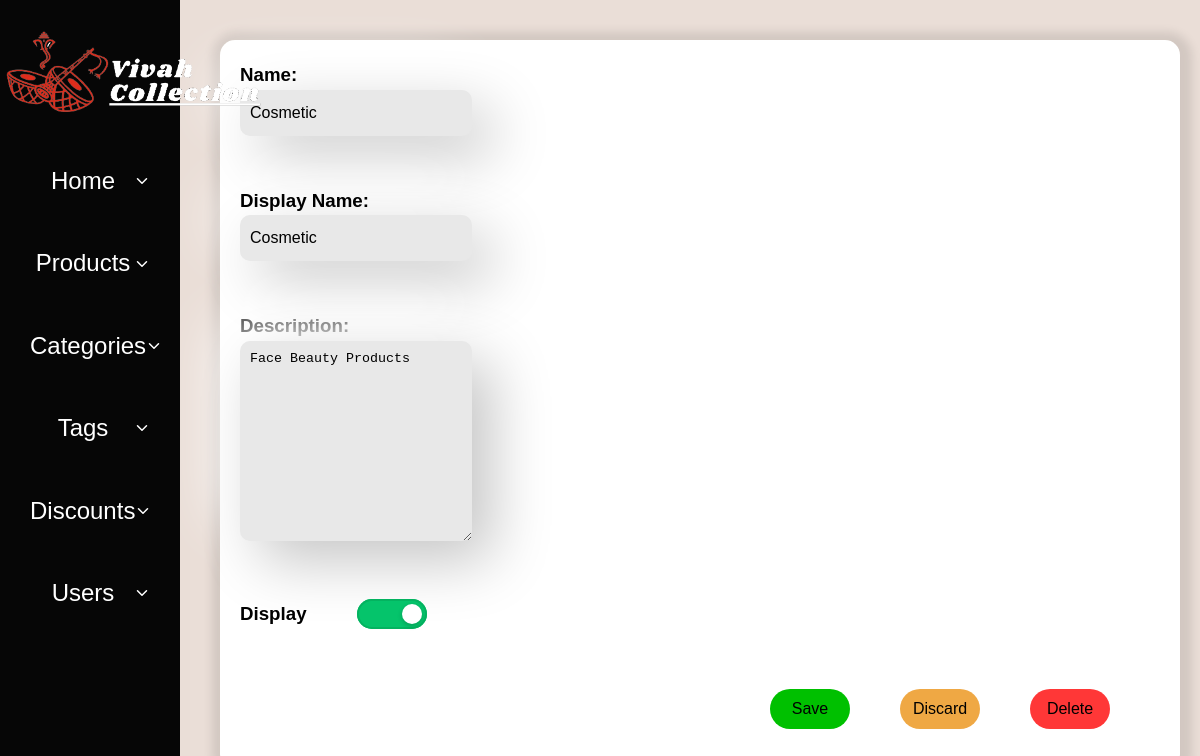
Screenshot of /dashboard/category/16 (signed in) with the database file from the repository.
### inventory/models.py (models this page shows, shortened)
class Category(models.Model):
    category_id = models.AutoField(primary_key=True)
    name = models.CharField(max_length=200)
    display_name = models.CharField(max_length=200)
    description = models.TextField(blank=True, null=True)
    display = models.BooleanField(blank=False,default=True)

### dashboard/views.py (the view)
# urls.py: path('dashboard/category',categories,name='dashboard-category'),
@login_required(login_url='login')
def category(request: Request,id):
    category = get_categories(id)[0]
    context = {
        'category': category,
    }
    return render(request,'dashboard/category/category.html',context=context)

### inventory/utils.py (called while the page is built)
def get_categories(id:int = None):
    if id:
        categories = Category.objects.all().filter(category_id=id)
    else:
        categories = Category.objects.all()
    return categories

### templates/dashboard/category/category.html (shortened to what this page needs)
{% extends "dashboard/dashboard.html" %}
{% block link %}
{% load static %}
<link rel="stylesheet" href="{% static "css/dashboard/category.css" %}">
<link rel="stylesheet" href="{% static "css/dashboard/product.css" %}">
{% endblock link %}
{% block dashboard-containt %}
<form action="{% url "add-category" %}" method="POST">
    <div class="container">
        <div class="category-info">
            <div class="product-name">
                <h3>Name:</h3>
                <input type="text" name="category_name_input" id="category_name_input" value={{category.name}} class="input" required>
            </div>
            <div class="product-name">
                <h3>Display Name:</h3>
                <input type="text" name="category_displayName_input" id="category_displayName_input" value={{category.display_name}} class="input" required>
            </div>
            <div class="product-description">
                <h3>Description:</h3>
                <textarea name="category_description_input" id="category_description_input" class="input">{{category.description}}</textarea>
            </div>
            <div class="product-featured">
                <h3>Display</h3>
                <label class="toggle-switch">
                    <div class="toggle-switch-background">
                    <div class="toggle-switch-handle"></div>
                    </div>
                </label>
            </div>
        </div>
        <div class="function-buttons-container">
            <div class="delete">
                <a href="{% url "DeleteCategory" category.category_id%}"><button type="button" class="function-button">Delete</button></a>
            </div>
            <div class="discard">
                <a href="{% url "dashboard-category" %}"><button type="button" class="function-button">Discard</button></a>
            </div>
            <div class="save">
                <button type="submit" class="function-button">Save</button>
            </div>
        </div>
    </form>
</div>
{% endblock %}

### static/css/dashboard/dashboard.css (style rules this page uses)
* { padding: 0; margin: 0; }

### static/css/base.css (style rules this page uses)
* { margin: 0; padding: 0; }
:root { --hoockers-green_20: hsl(148, 20%, 38%, 0.2); --pale-spring-bud: hsl(60, 68%, 85%); --hoockers-green: hsl(148, 20%, 38%); --spanish-gray: hsl(0, 0%, 61%); --light-gray: hsl(0, 0%, 80%); --cultured-1: hsl(0, 0%, 97%); --cultured-2: hsl(60, 6%, 93%); --gray-web: hsl(0, 0%, 49%); --white_30: hsl(0, 0%, 100%, 0.3); --black_70: hsla(0, 0%, 0%, 0.7); --black_50: hsla(0, 0%, 0%, 0.5); --black_15: hsla(0, 0%, 0%, 0.15); --black_10: hsla(0, 0%, 0%, 0.1); --black_5: hsla(0, 0%, 0%, 0.05); --white: hsl(0, 0%, 100%); --black: hsl(0, 0%, 0%); --sonic-silver: hsl(0, 0%, 47%); --eerie-black: hsl(0, 0%, 13%); --salmon-pink: hsl(353, 100%, 78%); --sandy-brown: hsl(29, 90%, 65%); --bittersweet: hsl(0, 100%, 70%); --ocean-green: hsl(152, 51%, 52%); --davys-gray: hsl(0, 0%, 33%); --cultured: hsl(0, 0%, 93%); --onyx: hsl(0, 0%, 27%); --border-radius-md: 10px; --border-radius-sm: 5px; --gradient: linear-gradient(to right, transparent 50%, var(--white_30) 100%); --ff-urbanist: 'Urbanist', sans-serif; --fs-1: 4.8rem; --fs-2: 4rem; --fs-3: 3.4rem; --fs-4: 2.4rem; --fs-5: 2rem; --fs-6: 1.8rem; --fs-7: 1.5rem; --fs-8: 1.4rem; --fs-9: 1.3rem; --fw-400: 400; --fw-500: 500; --fw-600: 600; --fw-700: 700; --fw-800: 800; --weight-300: 300; --weight-400: 400; --weight-500: 500; --weight-600: 600; --weight-700: 700; --section-padding: 35px; --shadow-1: 0 8px 16px var(--black_15); --shadow-2: 0 4px 10px var(--black_5); --radius-3: 3px; --transition-1: 0.25s ease; --transition-2: 0.5s ease; --transition-3: 1s ease; --cubic-in: cubic-bezier(0.51, 0.03, 0.64, 0.28); --cubic-out: cubic-bezier(0.33, 0.85, 0.4, 0.96); --transition-timing: 0.2s ease; }
*, *::before, *::after { margin: 0; padding: 0; box-sizing: border-box; }
a, img, span, input, button, ion-icon { display: block; }
a { text-decoration: none; color: inherit; }
input, button { background: none; border: none; font: inherit; }
input { width: 100%; }
button { cursor: pointer; }
html { font-family: var(--ff-urbanist); font-size: 10px; scroll-behavior: smooth; }
body { background-color: var(--white); color: var(--gray-web); font-size: 1.6rem; font-weight: var(--fw-500); line-height: 1.6; }
.container { padding-inline: 15px; }

### static/css/dashboard/category.css (style rules this page uses)
.category-info { display: flex; flex-direction: column; justify-content: center; height: 100%; width: 100%; gap: 50px; }

### static/css/dashboard/product.css (style rules this page uses)
.container { box-shadow: 2px 2px 10px 10px rgba(0, 0, 0, 0.1); margin: 40px; padding: 20px; background-color: #fff; width: 80vw; border-radius: 15px; height: auto; display: grid; grid-template-areas: "product_image product_info product_description" "product_gallary product_gallary product_gallary" "buttons buttons buttons"; gap: 20px }
h3 { color: black; }
.input { border: none; padding: 1rem; border-radius: 1rem; background: #e8e8e8; box-shadow: 20px 20px 60px #c5c5c5, -20px -20px 60px #ffffff; transition: 0.3s; width: 60%; }
.product-featured { display: flex; gap: 50px; align-items: center; }
.toggle-switch { position: relative; display: inline-block; width: 70px; height: 30px; cursor: pointer; }
.toggle-switch-background { position: absolute; top: 0; left: 0; width: 100%; height: 100%; background-color: #ddd; border-radius: 20px; box-shadow: inset 0 0 0 2px #ccc; transition: background-color 0.3s ease-in-out; }
.toggle-switch-handle { position: absolute; top: 5px; left: 5px; width: 20px; height: 20px; background-color: #fff; border-radius: 50%; box-shadow: 0 2px 5px rgba(0, 0, 0, 0.2); transition: transform 0.3s ease-in-out; }
.toggle-switch::before { content: ""; position: absolute; top: -25px; right: -35px; font-size: 12px; font-weight: bold; color: #aaa; text-shadow: 1px 1px #fff; transition: color 0.3s ease-in-out; }
.toggle-switch input[type="checkbox"]:checked + .toggle-switch-background { background-color: #05c46b; box-shadow: inset 0 0 0 2px #04b360; }
.toggle-switch input[type="checkbox"]:checked + .toggle-switch-background .toggle-switch-handle { transform: translateX(40px); }
textarea { width: 300px; height: 200px; }
.function-buttons-container { grid-area: buttons; margin: 20px 50px; display: flex; flex-direction: row-reverse; gap: 50px; }
.function-button { background-color: rgb(0, 192, 0); height: 40px; width: 80px; border-radius: 20px; }
.discard .function-button { background: rgb(239, 168, 68); }
.delete .function-button { background: rgb(255, 55, 55); }

### rows the page displays
Category: category_name_input "Cosmetic", category_displayName_input "Cosmetic", category_description_input "Face Beauty Products"
